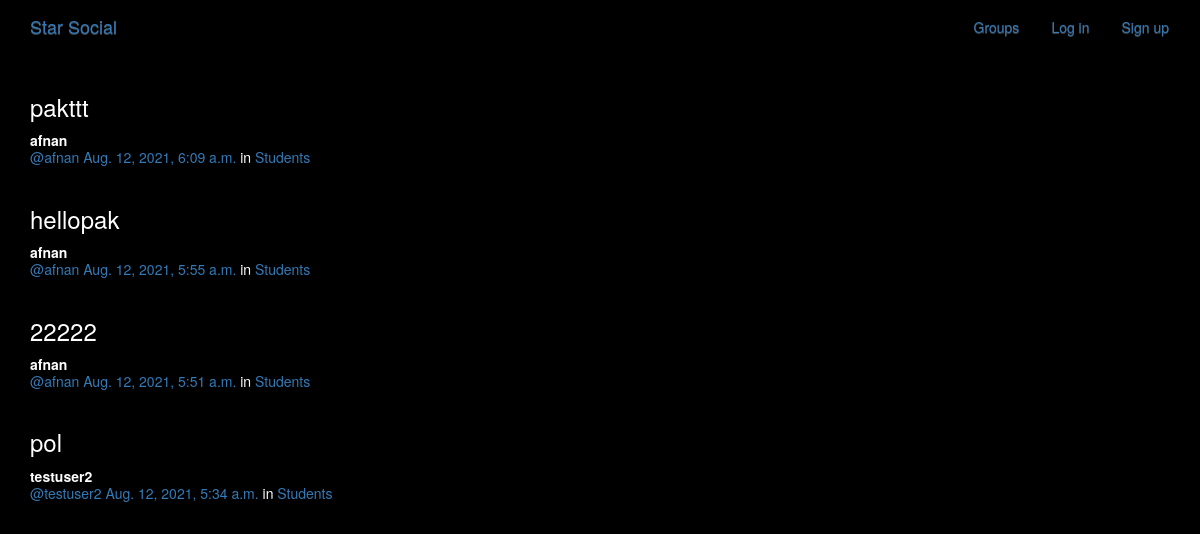
/posts/, run on the app's committed database.
### posts/models.py (models this page shows, shortened)
class Post(models.Model):
    user = models.ForeignKey(User, related_name='posts', on_delete=models.CASCADE)
    created_at = models.DateTimeField(auto_now=True)
    message = models.TextField()
    message_html = models.TextField(editable=False)
    group = models.ForeignKey(Group, related_name='posts', null=True, blank=True, on_delete=models.CASCADE)
    class Meta:
        ordering = ['-created_at']
        unique_together = ['user', 'message']

### groups/models.py (models this page shows, shortened)
class Group(models.Model):
    name = models.CharField(max_length=255, unique=True)
    slug = models.SlugField(allow_unicode=True, unique=True)
    description = models.TextField(blank=True, default='')
    description_html = models.TextField(editable=False, default='', blank=True)
    members = models.ManyToManyField(User, through='GroupMember')

### posts/views.py (the view)
# urls.py: path('', views.PostList.as_view(), name='all'),
class PostList(SelectRelatedMixin, generic.ListView):
    model = models.Post
    select_related = ('user', 'group')

### posts/templates/posts/post_list.html (shortened to what this page needs)
{% extends "posts/post_base.html" %}
{% block post_content %}
<div class="col-md-8">
	{% for post in post_list %}
  {% include "posts/_post.html" %}
	{% endfor %}
</div>
{% endblock %}

### posts/templates/posts/_post.html (shortened to what this page needs)
<div class="post media">
	<h3>{{ post.message_html|safe }}</h3>
	<div class="media-body">
		<strong>{{ post.user.username }}</strong>
		<h5 class="media-heading">
			<span class="username"><a href="{% url 'posts:for_user' username=post.user.username %}">@{{ post.user.username }}</a></span>
			<time class="time"><a href="{% url 'posts:single' username=post.user.username pk=post.pk %}">{{ post.created_at }}</a></time>
			{% if post.group %}
			<span class="group-name">in <a href="#">{{ post.group.name }}</a></span>
			{% endif %}
		</h5>
	</div>
</div>

### static/simplesocial/css/master.css (style rules this page uses)
body { margin: 0; overflow: hidden; background-color: black; color: white; }

### data on the page
Post: message_html "pakttt", user.username "afnan", created_at "Aug. 12, 2021, 6:09 a.m.", group.name "Students"
Post: message_html "hellopak", user.username "afnan", created_at "Aug. 12, 2021, 5:55 a.m.", group.name "Students"
Post: message_html "22222", user.username "afnan", created_at "Aug. 12, 2021, 5:51 a.m.", group.name "Students"
Post: message_html "pol", user.username "testuser2", created_at "Aug. 12, 2021, 5:34 a.m.", group.name "Students"
